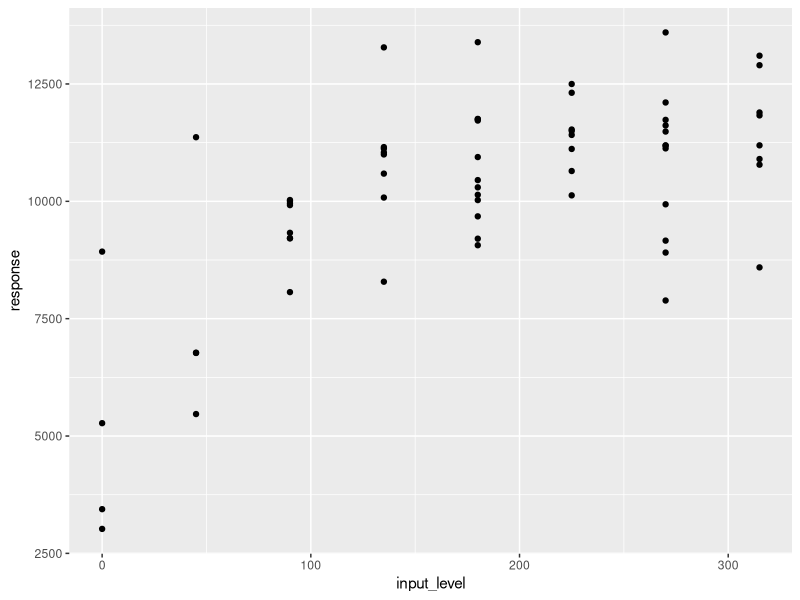
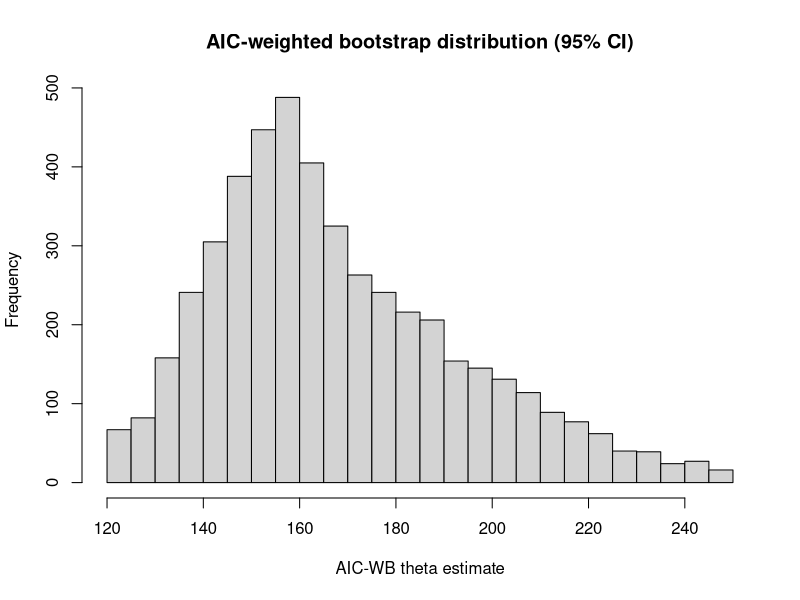
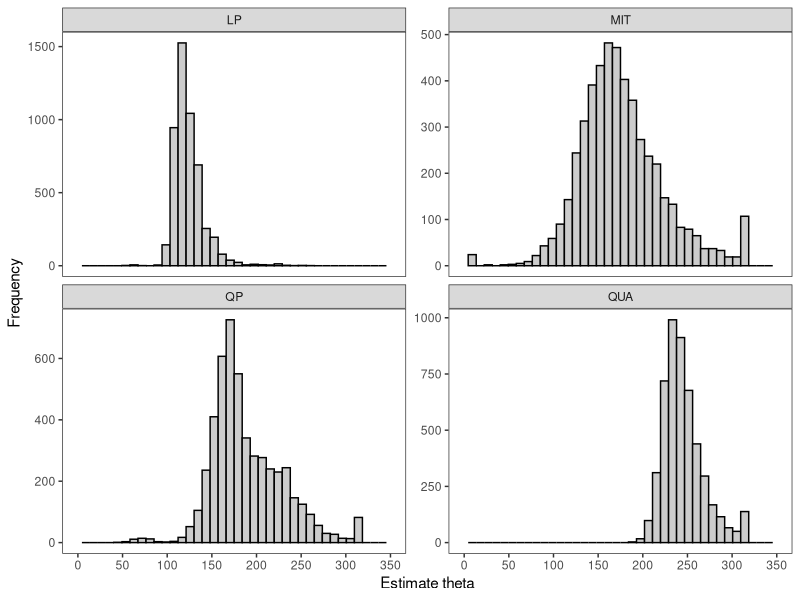
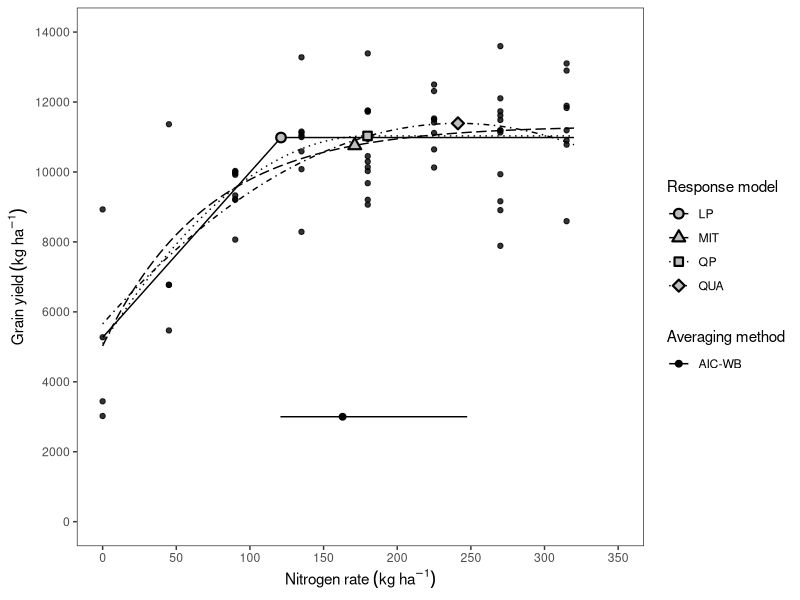

Reproduce these figures in R, in order.
## ---- chunk 1
# Core packages
library(tidyverse)
library(minpack.lm)   # nlsLM

# Data I/O
library(readxl)

## ---- chunk 2
dat <- read_excel("./case_study_AONR.xlsx", sheet = "Trial_27") |>
  dplyr::select(
    input_level = Total_N_SI,
    response    = Yield_SY
  ) |>
  dplyr::filter(is.finite(input_level), is.finite(response))

## ---- chunk 3
ggplot(dat, aes(input_level, response)) +
  geom_point()

## ---- chunk 4
# Linear Plateau (LP)
fm.LP <- nlsLM(response ~ ifelse(input_level < xs,
                    a + b * input_level,
                    a + b * xs),
  data = dat,
  start = list(
    a  = unname(coef(lm(response ~ input_level, data = dat))[1]),
    b  = unname(coef(lm(response ~ input_level, data = dat))[2]),
    xs = unname(quantile(dat$input_level, 0.6, na.rm = TRUE))
  ),
  control = nls.lm.control(maxiter = 1024))

# Quadratic Plateau (QP)
fm.QP <- nlsLM(response ~ ifelse(input_level < (b1/(2*b2)),
                    b0 + b1*input_level - b2*input_level^2,
                    b0 + b1*(b1/(2*b2)) - b2*(b1/(2*b2))^2),
  data = dat,
  start = list(
    b0 = unname(coef(lm(response ~ input_level, data = dat))[1]),
    b1 = unname(coef(lm(response ~ input_level, data = dat))[2]),
    b2 = unname(abs(coef(lm(response ~ input_level, data = dat))[2]) /
                (2*unname(stats::quantile(dat$input_level, 0.6, na.rm=TRUE)) + 1e-8))
  ),
  lower = c(b0 = -Inf, b1 = -Inf, b2 = 1e-10),
  control = nls.lm.control(maxiter = 1024))

# Mitscherlich-Exponential (EXP)
fm.MIT <- nlsLM(response ~ b0 + (b1 - b0) * exp(-b2 * input_level),
  data = dat,
  start = list(
    b0 = unname(max(dat$response, na.rm = TRUE)),
    b1 = unname(min(dat$response, na.rm = TRUE)),
    b2 = 1 / unname(max(dat$input_level, na.rm = TRUE))
  ),
  lower = c(b0 = -Inf, b1 = -Inf, b2 = 1e-10),
  control = nls.lm.control(maxiter = 1024))

# Quadratic (QUA)
fm.QUA <- lm(response ~ input_level + I(input_level^2), data=dat)

## ---- chunk 5
# Model-specific thresholds
LP.est <- coef(fm.LP)[["xs"]]
QP.est <- coef(fm.QP)[["b1"]] / (2 * coef(fm.QP)[["b2"]])

b0 <- coef(fm.MIT)[["b0"]]
b1 <- coef(fm.MIT)[["b1"]]
b2 <- coef(fm.MIT)[["b2"]]
MIT.est <- if (is.finite(b0) && b0 > 0 && b0 > b1 && b2 > 0) {
  -log(0.05 * b0 / (b0 - b1)) / b2
} else NA_real_

# Center x for a numerically stable quadratic vertex
bounds <- range(dat$input_level)
xbar <- mean(dat$input_level)
xc <- dat$input_level - xbar
fit_qua <- lm(dat$response ~ xc + I(xc^2))
b1 <- coef(fit_qua)[["xc"]]
b2 <- coef(fit_qua)[["I(xc^2)"]]
QUA.est <- if (all(is.finite(c(b1, b2))) && abs(b2) >= 1e-10) {
  if (b2 > 0) {
    pred <- predict(fit_qua, newdata = data.frame(xc = bounds - xbar))
    bounds[which.max(pred)]
  } else -b1 / (2 * b2) + xbar
} else NA_real_

# Restrict point estimates to the observed nitrogen-rate range
theta <- c(LP = LP.est, QP = QP.est, MIT = MIT.est, QUA = QUA.est)
theta[!is.finite(theta)] <- NA_real_
theta <- pmin(pmax(theta, bounds[1]), bounds[2])
LP.est <- unname(theta["LP"])
QP.est <- unname(theta["QP"])
MIT.est <- unname(theta["MIT"])
QUA.est <- unname(theta["QUA"])

LP.est; QP.est; MIT.est; QUA.est
## ---- chunk 6
set.seed(123)
R <- 5000L
n <- nrow(dat)
# Reuse the same 5,000 bootstrap samples across all four models
bootstrap_rows <- replicate(R, sample.int(n, n, replace = TRUE))

## Starts from full-data fits (more stable than re-deriving every time)
LP_start <- as.list(coef(fm.LP))
QP_start <- as.list(coef(fm.QP))
MIT_start <- as.list(coef(fm.MIT))

# LP  bootstrap: xs
LP.bt <- sapply(seq_len(R), function(i) {
  db <- dat[bootstrap_rows[, i], , drop = FALSE]

  fitb <- try(
    nlsLM(
      response ~ ifelse(input_level < xs,
                        a + b * input_level,
                        a + b * xs),
      data  = db,
      start = LP_start,
      control = nls.lm.control(maxiter = 1024)
    ),
    silent = TRUE
  )

  if (inherits(fitb, "try-error") || !isTRUE(fitb$convInfo$isConv)) return(NA_real_)
  as.numeric(coef(fitb)[["xs"]])
})

LP.bt <- pmin(pmax(LP.bt, bounds[1]), bounds[2])
LP.ci <- quantile(LP.bt, c(0.025, 0.975), na.rm = TRUE)

# QP bootstrap: xp = b1/(2*b2)
QP.bt <- sapply(seq_len(R), function(i) {
  db <- dat[bootstrap_rows[, i], , drop = FALSE]

  fitb <- try(
    nlsLM(
      response ~ ifelse(input_level < (b1/(2*b2)),
                        b0 + b1*input_level - b2*input_level^2,
                        b0 + b1*(b1/(2*b2)) - b2*(b1/(2*b2))^2),
      data  = db,
      start = QP_start,
      lower = c(b0 = -Inf, b1 = -Inf, b2 = 1e-10),
      control = nls.lm.control(maxiter = 1024)
    ),
    silent = TRUE
  )

  if (inherits(fitb, "try-error") || !isTRUE(fitb$convInfo$isConv)) return(NA_real_)

  cf <- coef(fitb)
  b1 <- as.numeric(cf[["b1"]])
  b2 <- as.numeric(cf[["b2"]])

  if (!is.finite(b1) || !is.finite(b2) || b2 <= 0) return(NA_real_)

  xp <- b1 / (2 * b2)
  if (!is.finite(xp)) return(NA_real_)

  xp
})

QP.bt <- pmin(pmax(QP.bt, bounds[1]), bounds[2])
QP.ci <- quantile(QP.bt, c(0.025, 0.975), na.rm = TRUE)

# MIT bootstrap: x at targ% of plateau
MIT.bt <- sapply(seq_len(R), function(i) {
  db <- dat[bootstrap_rows[, i], , drop = FALSE]

  fitb <- try(
    nlsLM(
      response ~ b0 + (b1 - b0) * exp(-b2 * input_level),
      data  = db,
      start = MIT_start,
      lower = c(b0 = -Inf, b1 = -Inf, b2 = 1e-10),
      control = nls.lm.control(maxiter = 1024)
    ),
    silent = TRUE
  )

  if (inherits(fitb, "try-error") || !isTRUE(fitb$convInfo$isConv)) return(NA_real_)

  cf <- coef(fitb)
  b0 <- as.numeric(cf[["b0"]])
  b1 <- as.numeric(cf[["b1"]])
  b2 <- as.numeric(cf[["b2"]])

  if (!all(is.finite(c(b0, b1, b2))) || b0 <= 0 || b2 <= 0 || b0 <= b1) return(NA_real_)

  -log((1 - 0.95) * b0 / (b0 - b1)) / b2
})

MIT.bt <- pmin(pmax(MIT.bt, bounds[1]), bounds[2])
MIT.ci <- quantile(MIT.bt, c(0.025, 0.975), na.rm = TRUE)

# QUA bootstrap: centered quadratic vertex
QUA.bt <- sapply(seq_len(R), function(i) {
  db <- dat[bootstrap_rows[, i], , drop = FALSE]
  xbar <- mean(db$input_level)
  xc <- db$input_level - xbar
  fitb <- try(lm(db$response ~ xc + I(xc^2)), silent = TRUE)
  if (inherits(fitb, "try-error")) return(NA_real_)

  b1 <- coef(fitb)[["xc"]]
  b2 <- coef(fitb)[["I(xc^2)"]]
  if (!all(is.finite(c(b1, b2))) || abs(b2) < 1e-10)
    return(NA_real_)

  if (b2 > 0) {
    pred <- predict(fitb, newdata = data.frame(xc = bounds - xbar))
    return(bounds[which.max(pred)])
  }
  -b1 / (2 * b2) + xbar
})
QUA.bt <- pmin(pmax(QUA.bt, bounds[1]), bounds[2])
QUA.ci <- quantile(QUA.bt, c(0.025, 0.975), na.rm = TRUE)

# Results
tibble(
  Model    = c("LP","QP","MIT","QUA"),
  Estimate = c(LP.est, QP.est, MIT.est, QUA.est),
  CI_2.5   = c(LP.ci[1], QP.ci[1], MIT.ci[1], QUA.ci[1]),
  CI_97.5  = c(LP.ci[2], QP.ci[2], MIT.ci[2], QUA.ci[2])
)

## ---- chunk 7
AICs <- c(
  LP  = AIC(fm.LP),
  QP  = AIC(fm.QP),
  MIT = AIC(fm.MIT),
  QUA = AIC(fm.QUA)
)

# Models with invalid point estimates receive zero weight
AICs[!is.finite(theta)] <- Inf
valid <- is.finite(AICs)
if (!any(valid)) stop("No valid models for AIC-WB.")
dAIC <- AICs[valid] - min(AICs[valid])
w <- setNames(numeric(length(AICs)), names(AICs))
w[valid] <- exp(-0.5 * dAIC) / sum(exp(-0.5 * dAIC))
w
## ---- chunk 8
# Weights from the original data remain fixed across bootstrap replicates
valid <- is.finite(theta) & w > 0
theta_aic_hat <- weighted.mean(theta[valid], w[valid])

bootstrap_theta <- cbind(LP = LP.bt, QP = QP.bt,
                         MIT = MIT.bt, QUA = QUA.bt)

# If a fit fails in a replicate, renormalize weights over valid models
theta_aic_bt <- apply(bootstrap_theta, 1, function(x) {
  valid <- is.finite(x) & w > 0
  if (!any(valid)) return(NA_real_)
  weighted.mean(x[valid], w[valid])
})

theta_aic_ci <- quantile(theta_aic_bt, c(0.025, 0.975), na.rm = TRUE)
theta_aic_hat
theta_aic_ci
## ---- chunk 9
ci <- theta_aic_ci
theta_ci <- theta_aic_bt[theta_aic_bt >= ci[1] & theta_aic_bt <= ci[2]]

hist(theta_ci,
     breaks = 30,
     main   = "AIC-weighted bootstrap distribution (95% CI)",
     xlab   = "AIC-WB theta estimate")

## ---- chunk 10
df_aic_bt <- dplyr::bind_rows(
  tibble(model = "LP",  theta = LP.bt),
  tibble(model = "QP",  theta = QP.bt),
  tibble(model = "MIT", theta = MIT.bt),
  tibble(model = "QUA", theta = QUA.bt)
) %>%
  dplyr::filter(is.finite(theta))

Fig_aic_hist <- ggplot(df_aic_bt, aes(x = theta)) +
  geom_histogram(bins = 40, color = "black", fill = "gray80") +
  facet_wrap(~ model, scales = "free_y") +
  scale_x_continuous(limits = c(0, 350), breaks = seq(0, 350, 50)) +
  theme_bw() +
  theme(panel.grid.major = element_blank(),
        panel.grid.minor = element_blank()) +
  labs(
    x = "Estimate theta",
    y = "Frequency"
  )

Fig_aic_hist

## ---- chunk 11
new.input_levels <- data.frame(input_level = 0:320)

prds.LP  <- predict(fm.LP,  new.input_levels)
prds.QP  <- predict(fm.QP,  new.input_levels)
prds.MIT <- predict(fm.MIT, new.input_levels)
prds.QUA <- predict(fm.QUA, new.input_levels)

opt_points <- tibble(
  model = c("LP", "QP", "MIT", "QUA"),
  x_opt = c(LP.est, QP.est, MIT.est, QUA.est),
  y_opt = c(
    predict(fm.LP,  newdata = data.frame(input_level = LP.est)),
    predict(fm.QP,  newdata = data.frame(input_level = QP.est)),
    predict(fm.MIT, newdata = data.frame(input_level = MIT.est)),
    predict(fm.QUA, newdata = data.frame(input_level = QUA.est))
  )
)

Fig_AIC <- ggplot() +
  geom_point(data = dat, aes(input_level, response),
             alpha = 0.8, size = 1.5) +

  geom_line(aes(x = new.input_levels$input_level, y = prds.LP,  linetype = "LP")) +
  geom_line(aes(x = new.input_levels$input_level, y = prds.QP,  linetype = "QP")) +
  geom_line(aes(x = new.input_levels$input_level, y = prds.MIT, linetype = "MIT")) +
  geom_line(aes(x = new.input_levels$input_level, y = prds.QUA, linetype = "QUA")) +

  geom_point(data = opt_points,
             aes(x = x_opt, y = y_opt, shape = model),
             size = 2.5, fill = "gray", stroke = 1.1) +

  geom_point(aes(x = theta_aic_hat, y = 3000, color = "AIC-WB"),
             size = 2) +
  geom_errorbar(aes(y = 3000,
                    xmin = theta_aic_ci[1],
                    xmax = theta_aic_ci[2],
                    color = "AIC-WB"),
                width = 0) +

  scale_x_continuous(limits = c(0, 350), breaks = seq(0, 350, 50)) +
  scale_y_continuous(limits = c(0, 14000), breaks = seq(0, 14000, 2000)) +

  scale_shape_manual(values = c(LP = 21, QP = 22, MIT = 24, QUA = 23)) +
  scale_linetype_manual(values = c(LP = "solid",
                                   QP = "dotted",
                                   MIT = "longdash",
                                   QUA = "dotdash")) +

  scale_color_manual(values = c("AIC-WB" = "black")) +

  theme_bw() +
  theme(panel.grid.major = element_blank(),
        panel.grid.minor = element_blank()) +

  labs(
    x = expression(Nitrogen~rate~(kg~ha^-1)),
    y = expression(Grain~yield~(kg~ha^-1)),
    linetype = "Response model",
    shape    = "Response model",
    color    = "Averaging method"
  )

Fig_AIC
